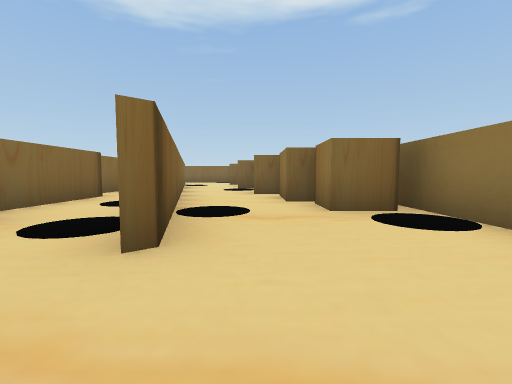
View 1 (above)

16 first-person views from a walk through a 3-D level made in the Unity game engine. The camera is 0.51 m above the floor, tilts 4° down and sees 90° across. The floor is counted in squares, 1 m on a side. Each view is taken from the middle of a square. On the plan, view 1 faces up. The plan holds only what a view shows up to about 9 squares ahead; the rest is blank. The player character is not drawn.

View 2
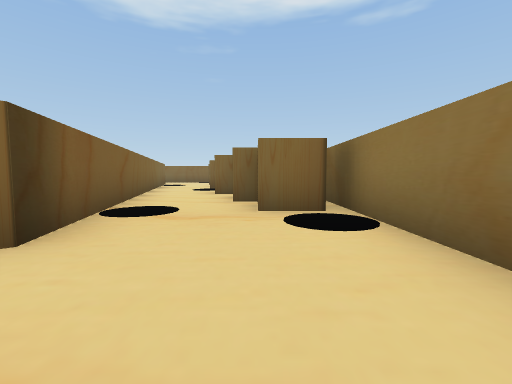

View 3
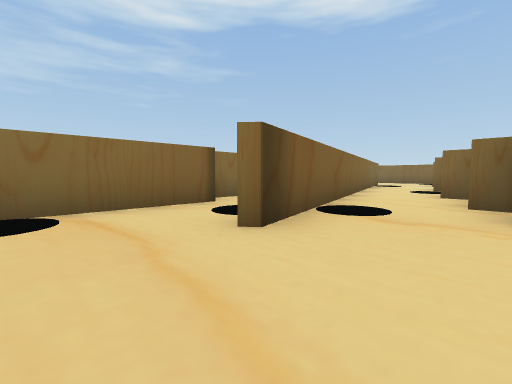

View 4
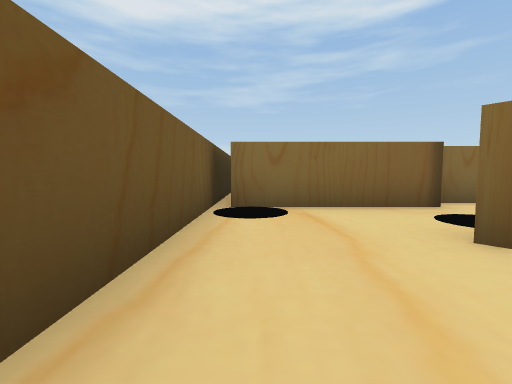

View 5
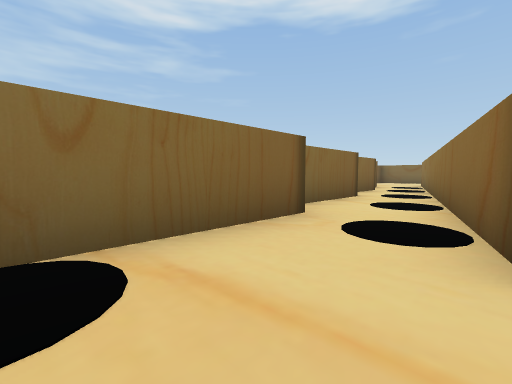

View 6
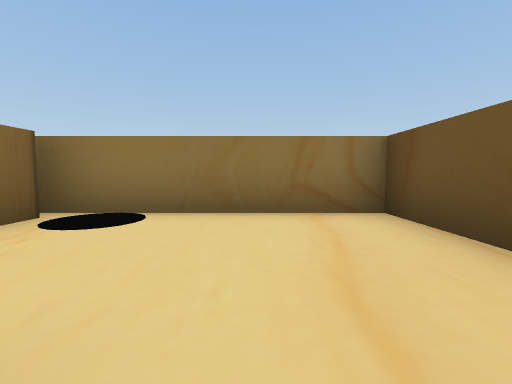

View 7
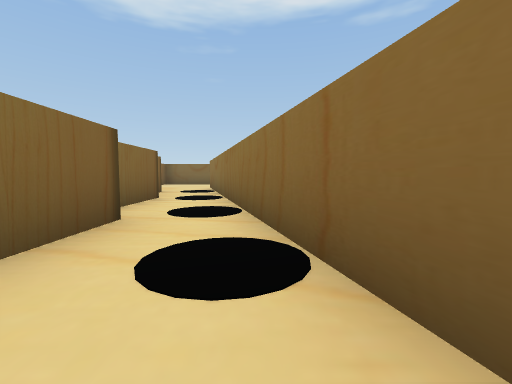

View 8
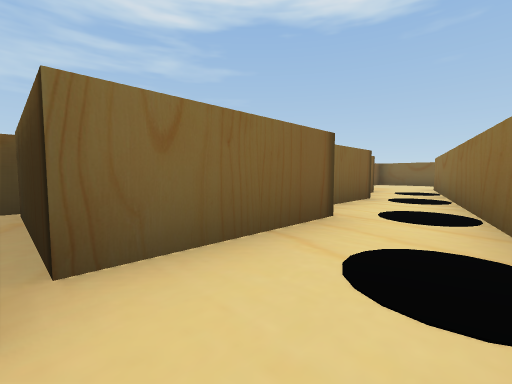

View 9
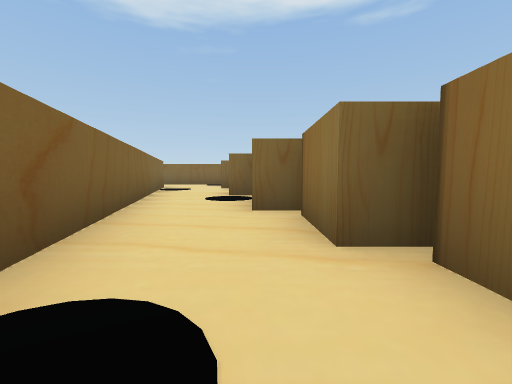

View 10
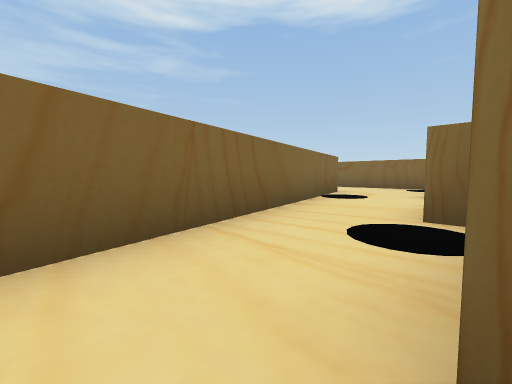

View 11
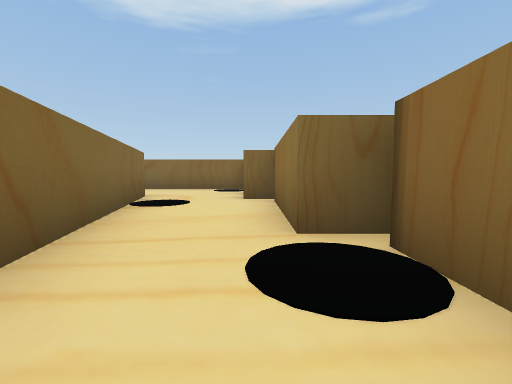

View 12
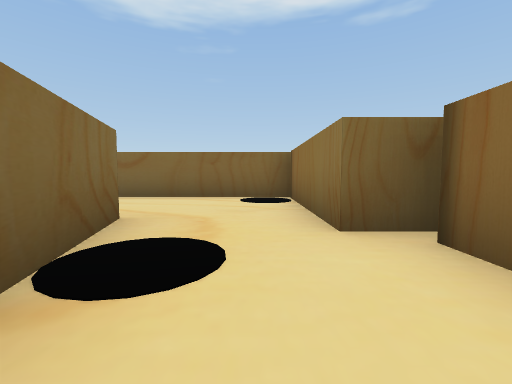

View 13
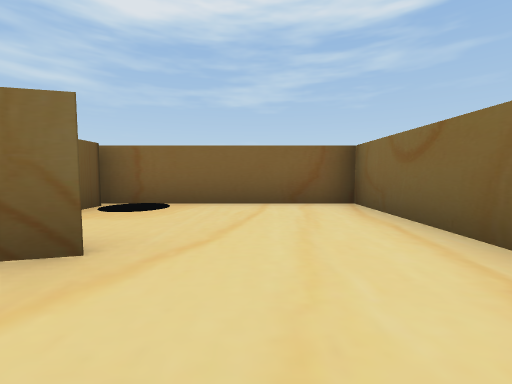

View 14
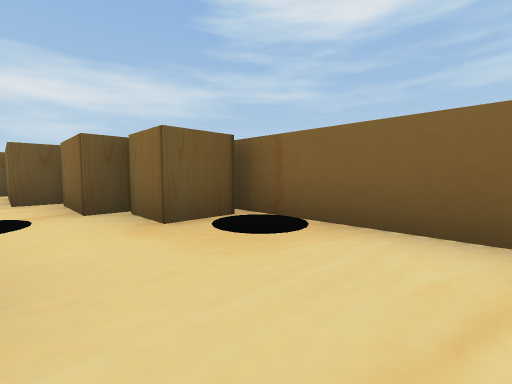

View 15
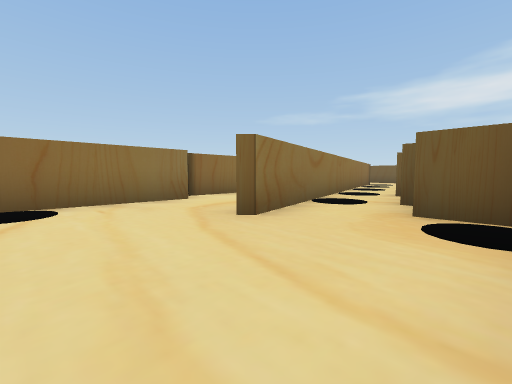

View 16
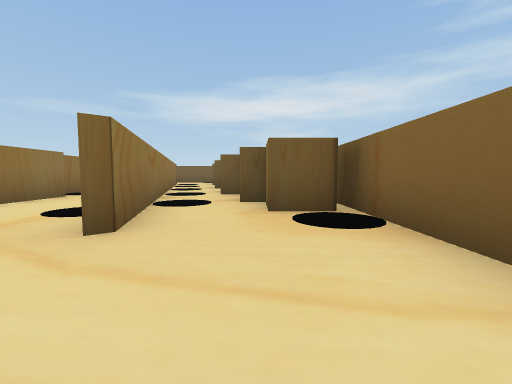

### Floor plan
Ten units are one square. View 1 is at (0, 0); x grows to the right and y downward. Boxes are objects, and circles mark ways between rooms. Rooms are numbered by the first view taken in them; rooms with no view inside come last. Other rooms are left out.
<svg viewBox="-69 -162 98 174">
<path fill="none" stroke="#000" d="M20 -35 10 -35 10 -45M12 -48 6 -48 6 -62M-15 7 24 7 24 -50M8 -66 -1 -66M-19 -63 -7 -17M-10 -20 -17 -46M-29 -29 -29 5M-50 7 -15 7M-4 -122 -13 -122 -13 -157 -35 -157M-36 -130 -19 -63M2 -92 -6 -92 -6 -120M-1 -78 -1 -89M-61 -115 -52 -115 -52 -103 -47 -103 -47 -89M-35 -157 -64 -157 -64 -104M-49 -85 -41 -85M-27 -87 -38 -128M-35 -59 -35 -32M-17 -46 -27 -87M-41 -85 -41 -64"/>
<circle cx="-10" cy="-5" r="3" fill="#2a7"/>
<circle cx="-10" cy="-60" r="3" fill="#2a7"/>
<circle cx="-20" cy="-40" r="3" fill="#2a7"/>
<circle cx="-30" cy="-145" r="3" fill="#2a7"/>
<text x="0" y="-20">1</text>
<text x="-20" y="-20">2</text>
<text x="-20" y="-110">3</text>
<text x="-50" y="-130">4</text>
<text x="-30" y="-60">5</text>
</svg>
Room 1 opens to room 2. Room 1 opens to room 3. Room 2 opens to room 5. Room 3 opens to room 4.

Where each view was taken, in squares from view 1:
view 1: 0 up, 0 right, facing up
view 2: 0 up, 1 right, facing up
view 3: 0 up, 1 right, facing up-left
view 4: 0 up, 1 right, facing left
view 5: 0 up, 1 left, facing up-left
view 6: 1 up, 1 left, facing right
view 7: 3 up, 2 left, facing up
view 8: 3 up, 2 left, facing up-left
view 9: 3 up, 0 right, facing up
view 10: 6 up, 0 right, facing up-left
view 11: 7 up, 1 left, facing up
view 12: 10 up, 2 left, facing up
view 13: 14 up, 2 left, facing left
view 14: 14 up, 4 left, facing down-left
view 15: 15 up, 6 left, facing down-right
view 16: 15 up, 5 left, facing down
